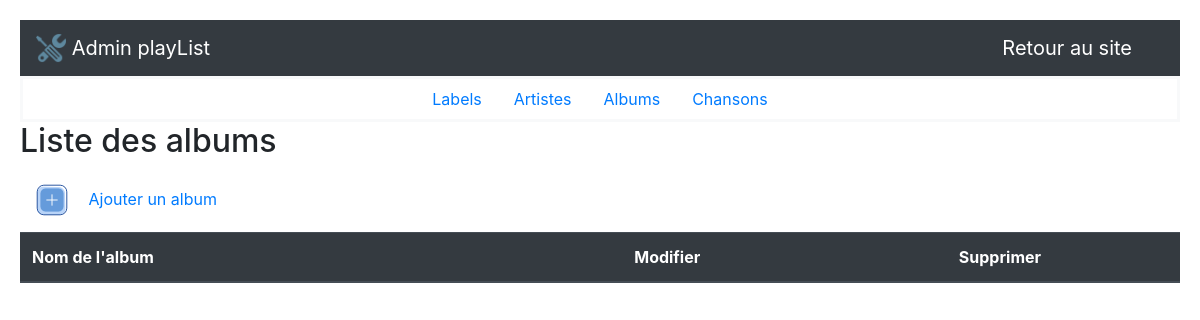
The app's page /admin/index.php?controller=albums&action=list, older data.
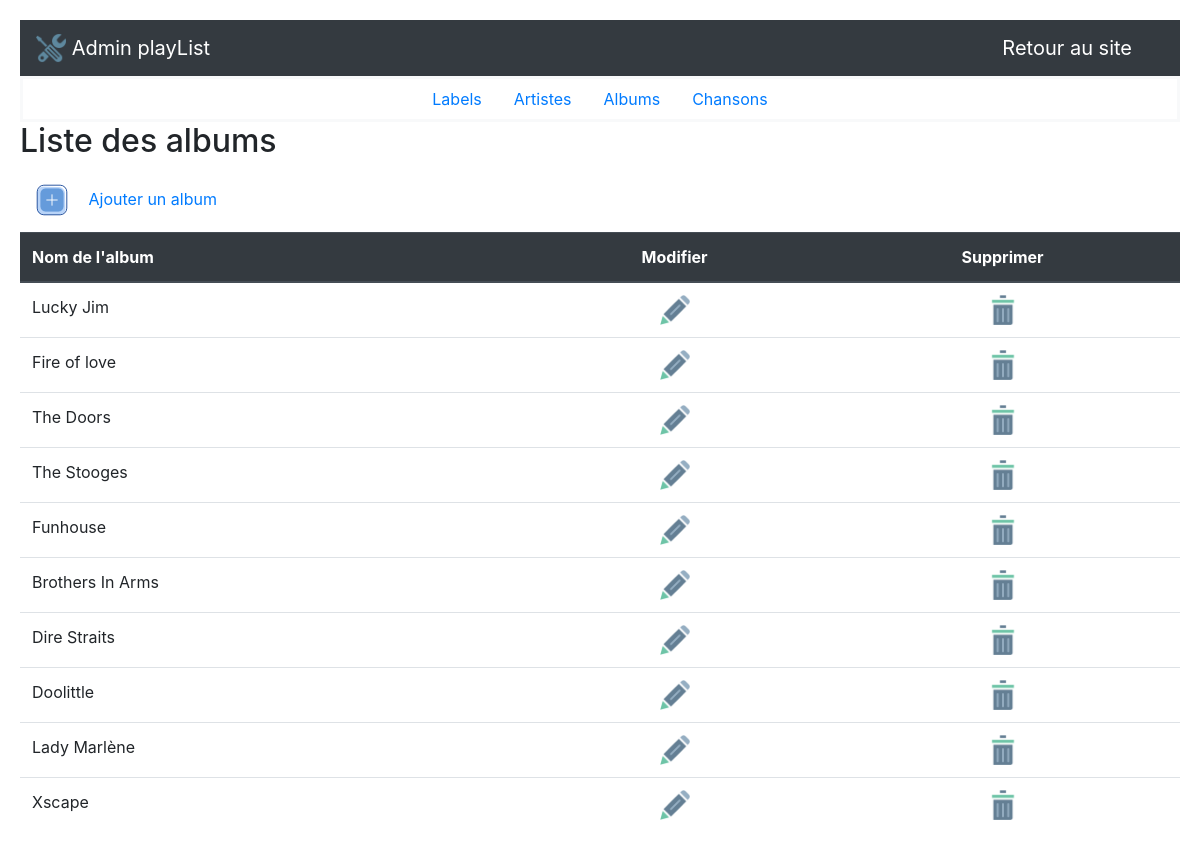
The same page, newer data.
### tables this page shows
CREATE TABLE IF NOT EXISTS `albums` (
  `id` int(11) NOT NULL AUTO_INCREMENT,
  `name` varchar(255) NOT NULL,
  `year` int(11) NOT NULL,
  `artist_id` int(11) NOT NULL,
  PRIMARY KEY (`id`),
  KEY `artist_id` (`artist_id`)
);

### admin/models/Album.php (called while the page is built, shortened)
<?php
    function getAllAlbums()
    {
        $db = dbConnect();
        $query=$db->query('SELECT * FROM  albums');
        $albums = $query->fetchAll();
        return $albums;
    }

### admin/controllers/albumController.php (called while the page is built, shortened)
<?php
    require_once 'models/Album.php';
    switch ($_GET['action'])
    {
        case 'list' :
            $albums = getAllAlbums();
        break;
    }

### admin/views/album/albumList.php (the view, shortened to what this page needs)
<?php require ('views/partials/header.php'); ?>
<?php require ('views/partials/menu.php'); ?>
<h2>Liste des albums</h2>
<a href="index.php?controller=albums&action=new"><img alt="Ajouter" src="../assets/images/add.png" /> Ajouter un album</a>
<table class="table">
    <thead class="thead-dark">
    <tr>
        <th scope="col">Nom de l'album</th>
        <th class="table-center" scope="col">Modifier</th>
        <th class="table-center">Supprimer</th>
    </tr>
    </thead>
    <tbody>
        <?php if (isset($albums)) :?>
            <?php foreach ($albums as $album) :?>
                <tr>
                    <td><?= $album['name']; ?></td>
                    <td class="table-center"><a href="index.php?controller=albums&action=edit&id=<?= $album['id']; ?>"><img class="action-img" alt="Modifier" src="../assets/images/edit.png" /></a></td>
                    <td class="table-center"><a href="index.php?controller=albums&action=delete&id=<?= $album['id']; ?>"><img class="action-img" alt="Supprimer" src="../assets/images/delete.png" /></a></td>
                </tr>
            <?php endforeach; ?>
        <?php endif; ?>
    </tbody>
</table>

Row changes from the older to the newer data that the page shows:
added albums: name "Lucky Jim"
added albums: name "Fire of love"
added albums: name "The Doors"
added albums: name "The Stooges"
added albums: name "Funhouse"
added albums: name "Brothers In Arms"
added albums: name "Dire Straits"
added albums: name "Doolittle"
added albums: name "Lady Marlène"
added albums: name "Xscape"
